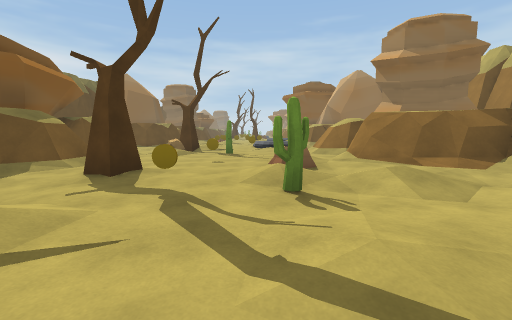
view 1 (above)

18 first-person views from a walk through a scene from a Unity 3-D project. The camera is 1.4 m above the floor, tilts 6° down and sees 90° across. The floor is counted in squares, 2 m on a side. Each view is taken from the middle of a square. On the plan, view 1 faces up. The plan holds only what a view shows up to about 9 squares ahead; the rest is blank. The place goes on beyond the plan.

view 2
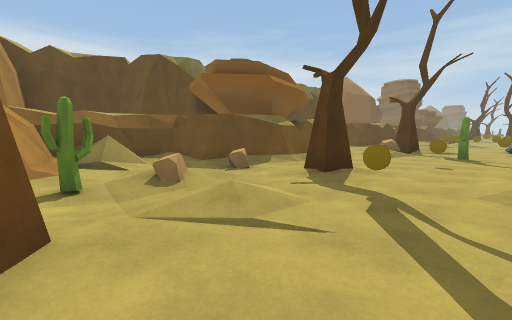

view 3
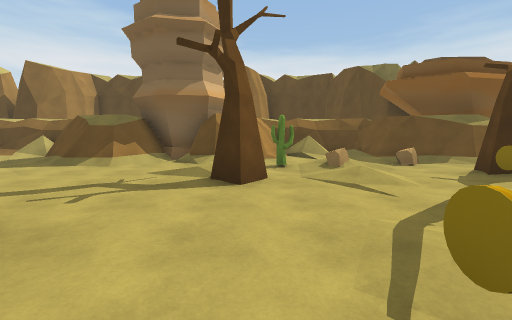

view 4
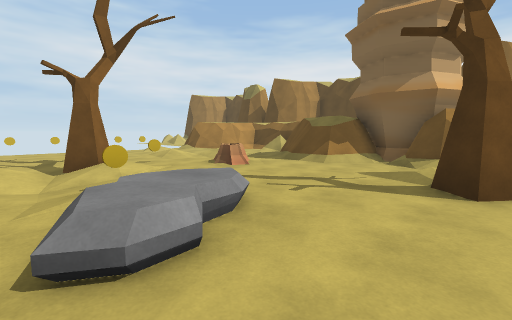

view 5
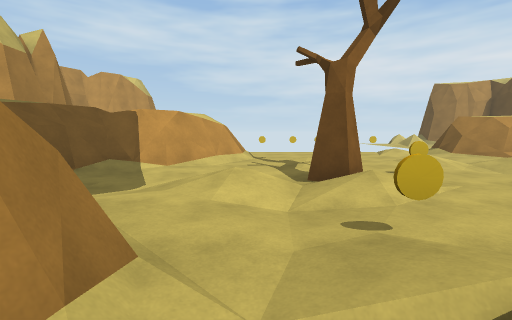

view 6
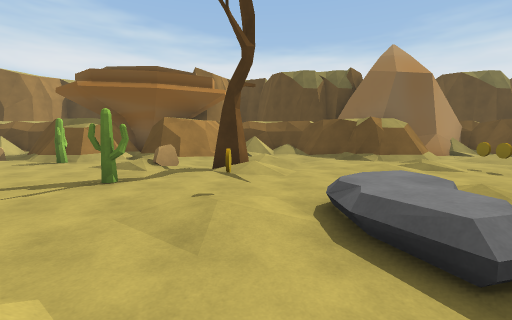

view 7
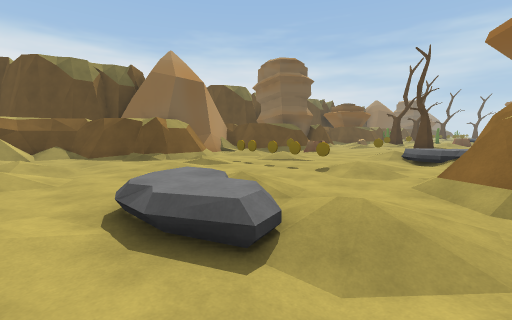

view 8
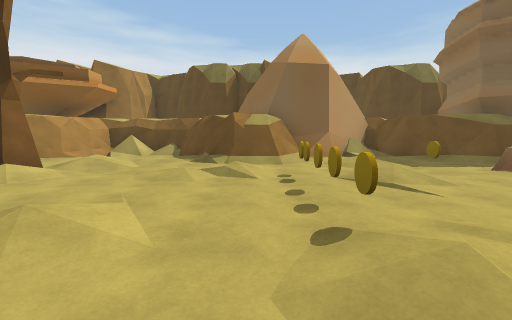

view 9
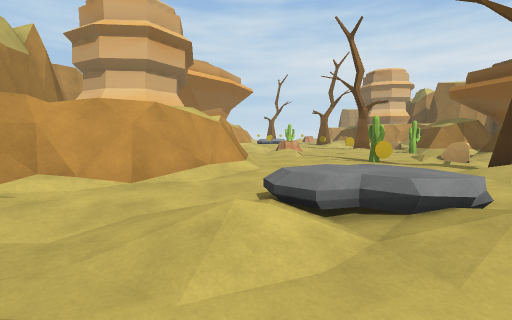

view 10
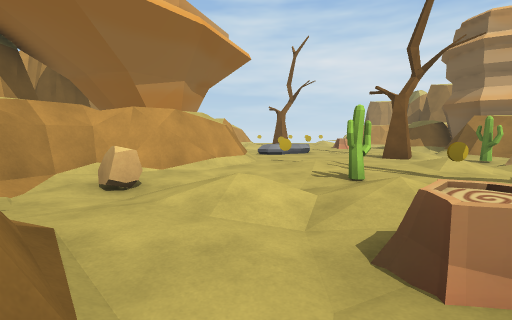

view 11
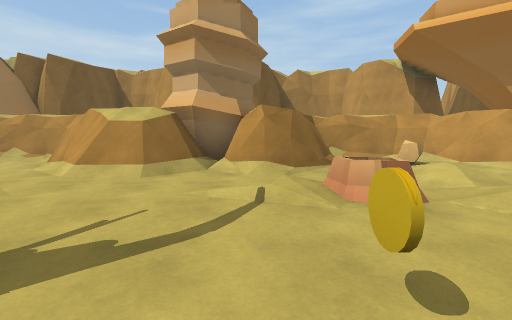

view 12
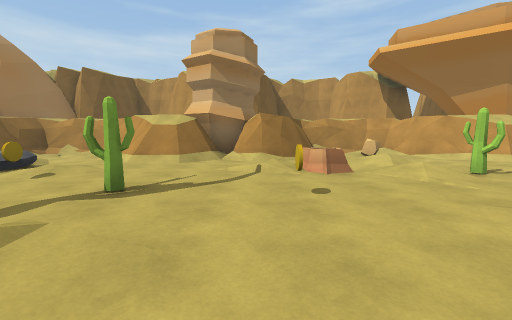

view 13
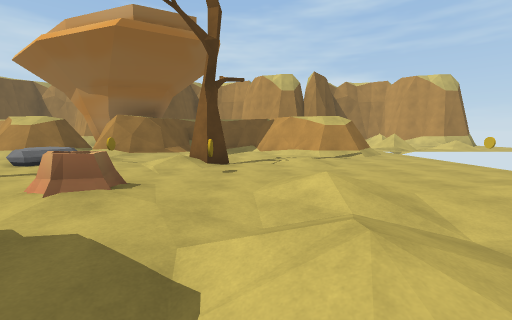

view 14
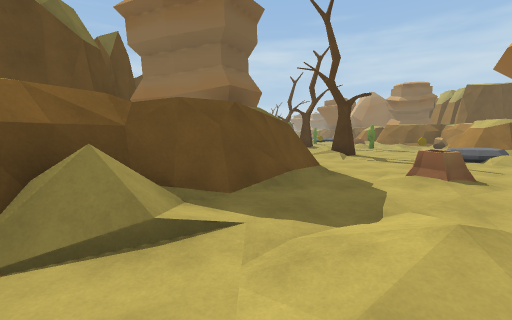

view 15
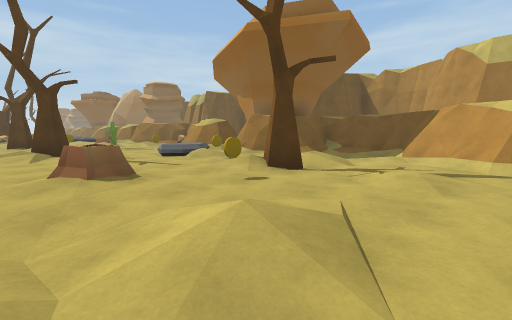

view 16
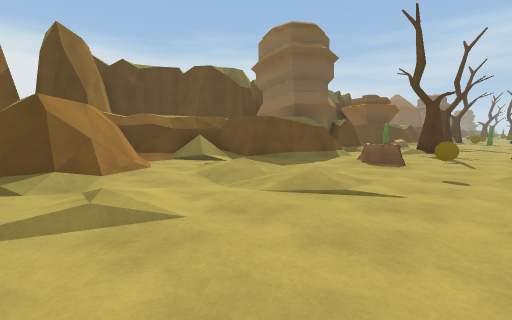

view 17
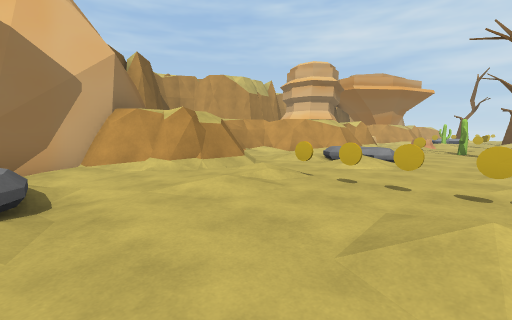

view 18
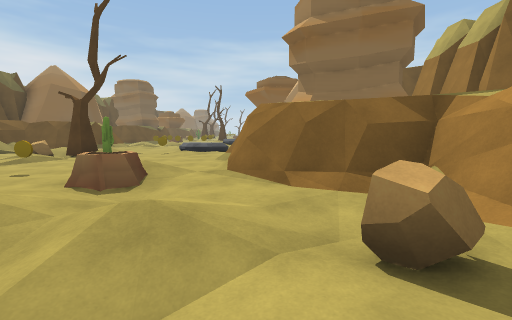

### Floor plan
Key: @ floor where view 1 was taken; # wall or solid block; . main floor; : floor 0.25 m higher than the main floor; - floor 0.25 m lower than the main floor; + floor 0.75 m higher than the main floor; / step, stairs or slope; R rock; C cactus; I coin; T tree; O other object.
Columns run from 7 left of view 1 to 6 right of it. Each row starts with its distance up from view 1.
 19 ##/......//#
 18 #/./-I.....#
 17 ##.:.:..:./#
 16  ##/.III:.##
 15  ###/.....###
 14  ###........#
 13 ##/..../R:..#
 12 #/./-../+/./#
 11 #/.:.:.I../##
 10 ##..T..../##
  9  ##.R.C../##RR
  8  ##......./R R
  7  ##.....:.##RR
  6  ##C..I.O.####
  5  ###......./##
  4 ###R.T.//:.-#
  3 #/.-..IC...R#
  2 #/./R/.....##
  1 #/.C-...I.##
  0 ###..T.@..##
 -1   #//.....##
 -2  RR.....R/##
 -3 RR#/....:.##
 -4   ##....I./##
 -5  ##/.O.///..#
 -6 ##/...I.T//-#
 -7 #/./-....../#
 -8 #..:.:..:./##
 -9 ##/.-.....##
-10  ##//.....#
-11   ##.......

Positions as (right, up) in squares from view 1, and headings:
1: (0, 0), facing up
2: (0, 0), facing up-left
3: (2, 0), facing left
4: (2, 0), facing down-left
5: (2, -2), facing down
6: (3, 11), facing left
7: (3, 11), facing up-left
8: (2, 15), facing left
9: (2, 15), facing down
10: (2, 7), facing down
11: (-2, 7), facing right
12: (-4, 7), facing right
13: (-5, -7), facing right
14: (-5, -9), facing up
15: (-3, -9), facing up-right
16: (0, -11), facing up-left
17: (-2, 19), facing down-right
18: (3, 2), facing up
